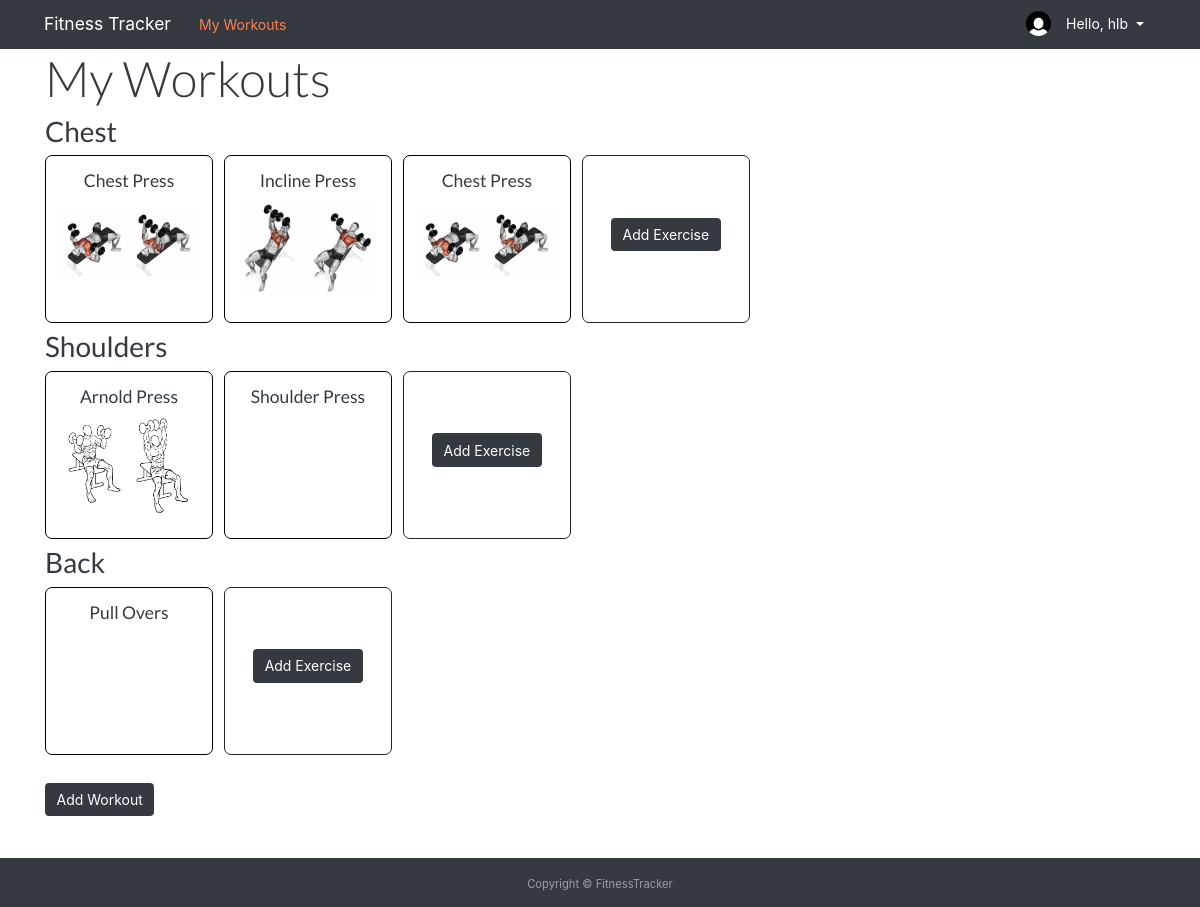
The app's page /home/ (signed in), older data.
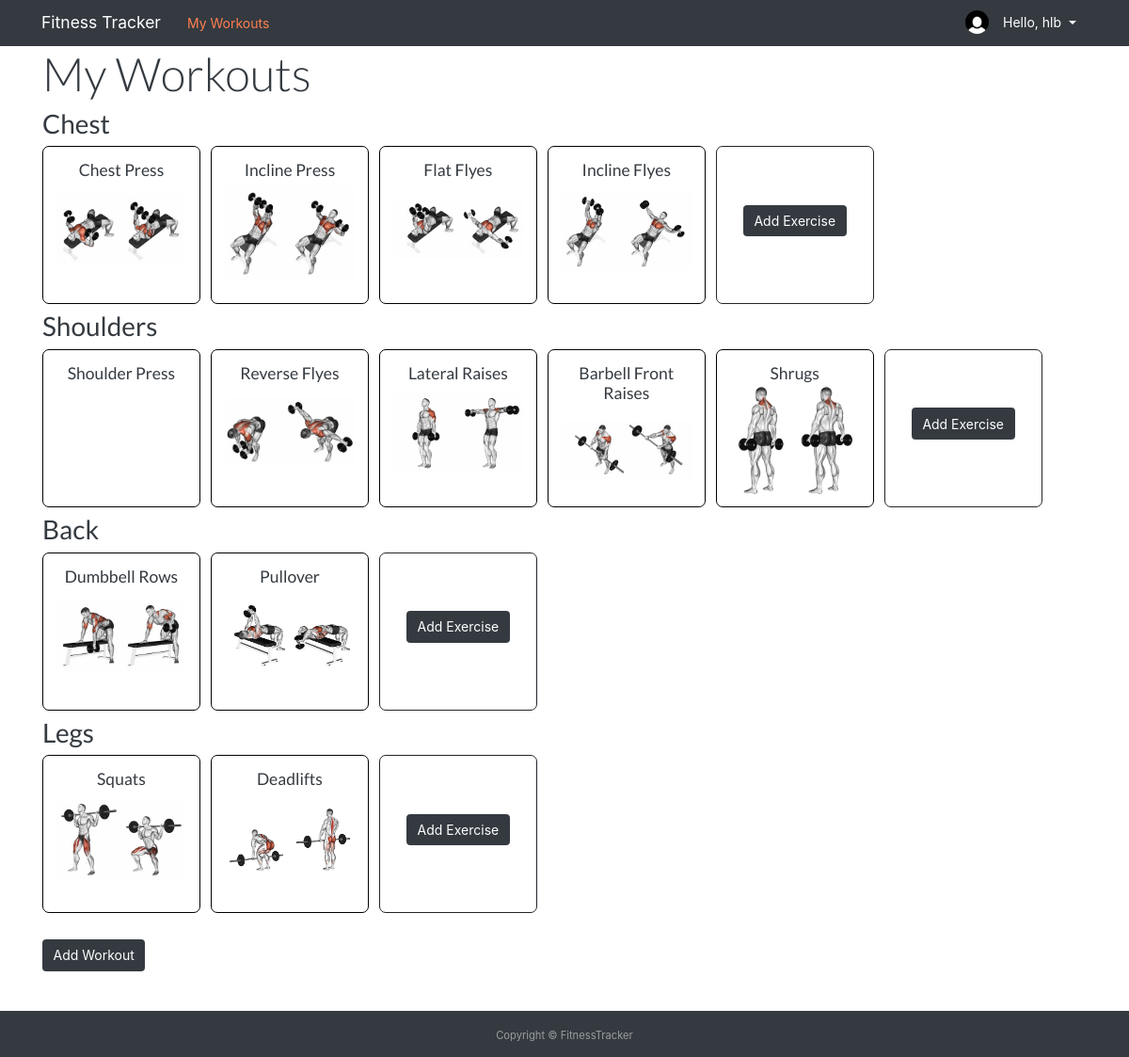
The same page, newer data.
### workouts/models.py (models this page shows, shortened)
class Workout(models.Model):
    workout_name = models.CharField(max_length=100)
    user = models.ForeignKey(User, on_delete=models.CASCADE)
    def __str__(self):
        return self.workout_name
    @property
    def exercise(self):
        return self.workout.all()

class Exercise(models.Model):
    workout = models.ForeignKey(Workout, on_delete=models.CASCADE, related_name='workout')
    exercise_name = models.CharField(max_length=100)
    image = models.ImageField(default='exercise.jpg', upload_to='exercise_pics')
    def __str__(self):
        return self.exercise_name

### workouts/views.py (the view, shortened to what this page needs)
# urls.py: path('home/', views.home, name='workouts_home'),
@login_required
def home(request):
    workouts_all = WorkoutData.objects.all()
    exercise_all = ExerciseData.objects.all()
    form = ExerciseForm()
    form = WorkoutForm()
    context = {
        'workouts': Workout.objects.filter(user=request.user),
        'workouts_all': workouts_all,
        'exercises': exercise_all,
    }
    return render(request, 'workouts/home.html', context)

### workouts/models.py (called while the page is built)
    def __str__(self):
        return self.name

    def __str__(self):
        return self.name

### workouts/templates/workouts/home.html (shortened to what this page needs)
{% extends 'workouts/base.html' %}
{% load static %}
{% block content %}
    <h1 class="display-4">My Workouts</h1>
    {% if workouts %}
    {% for workout in workouts %}
    <a href="{% url 'workouts_workout' workout.id %}"><h2 class="big-link">{{ workout.workout_name }}</h2></a>
    <div class="execise-bigbox">
        {% for exercise in workout.exercise %}
        <a href="{% url 'workouts_workout' workout.id %}#{{ exercise.exercise_name }}">
            <div class="exercise-box">
                <h5 class="home-title">{{ exercise.exercise_name }}</h5>
                <img class="exercise-image" src="/media/exercise_pics/{{ exercise }}.jpg" alt="">
            </div></a>
        {% endfor %}
        <div class="exercise-box new-exercise">
            <button type="button" class="btn btn-dark mb-5" data-toggle="modal" data-target="#{{ workout }}Modal">
                Add Exercise
            </button>
        </div>
        </div>
    {% endfor %}
    <br>
    <button type="button" class="btn btn-dark mb-5" data-toggle="modal" data-target="#exampleModal">
        Add Workout
    </button>
    {% endif %}
{% endblock content %}

Row changes from the older to the newer data that the page shows:
removed Exercise: exercise_name "Chest Press", exercise_name (picture), shown under Workout "Chest"
removed Exercise: exercise_name "Arnold Press", exercise_name (picture), shown under Workout "Shoulders"
removed Exercise: exercise_name "Pull Overs", shown under Workout "Back"
added Exercise: exercise_name "Flat Flyes", exercise_name (picture), shown under Workout "Chest"
added Exercise: exercise_name "Incline Flyes", exercise_name (picture), shown under Workout "Chest"
added Exercise: exercise_name "Reverse Flyes", exercise_name (picture), shown under Workout "Shoulders"
added Exercise: exercise_name "Lateral Raises", exercise_name (picture), shown under Workout "Shoulders"
added Exercise: exercise_name "Barbell Front Raises", exercise_name (picture), shown under Workout "Shoulders"
added Exercise: exercise_name "Shrugs", exercise_name (picture), shown under Workout "Shoulders"
added Exercise: exercise_name "Dumbbell Rows", exercise_name (picture), shown under Workout "Back"
added Exercise: exercise_name "Pullover", exercise_name (picture), shown under Workout "Back"
added Workout: workout_name "Legs"
added Exercise: exercise_name "Squats", exercise_name (picture), shown under "Legs"
added Exercise: exercise_name "Deadlifts", exercise_name (picture), shown under "Legs"
